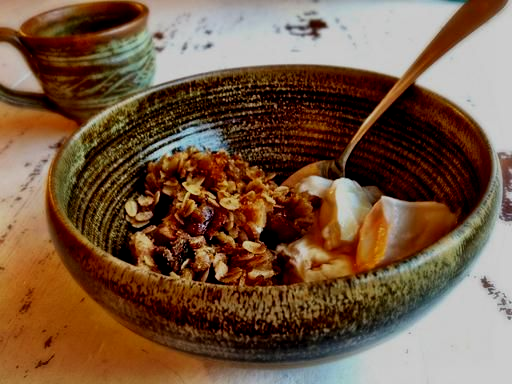
#> input picture output_cpt/92.png, 512 x 384 px, given in place of 92.jpeg, which was not available
$ jupyter execute 92.ipynb   (text cells are left out)
#> lines starting #> are read from the running program, lines starting #| are printed output that depends on the picture; pictures that were not available may be replaced by others from this repository, and a replacement may not be noted
[cell 1]
import cv2
from matplotlib import pyplot as plt

# Load the image
image_path = './data/92.jpeg'
img = cv2.imread(image_path)
#> img is the input picture: shape (384, 512, 3); mean B, G, R 67.1, 89.2, 118.6

# Convert BGR to RGB
img_rgb = cv2.cvtColor(img, cv2.COLOR_BGR2RGB)

# Display the original image for comparison
plt.imshow(img_rgb)
plt.title('Original Image')
plt.axis('off')

# Save the plot
output_image_path_original = './output/original_image.png'
plt.savefig(output_image_path_original)
print(output_image_path_original)

[cell 2]
import numpy as np

# Function to change brightness
def adjust_brightness(image, factor):
    # Clip the values to ensure they remain within [0, 255] after scaling
#> called with factor = 0.5
    return np.clip(factor * image, 0, 255).astype(np.uint8)
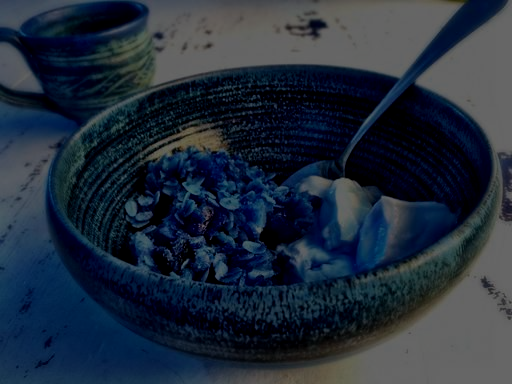
#> returned value: shape (384, 512, 3); mean of channels 0, 1, 2 59.1, 44.4, 33.4; drawn as B, G, R

# Factor less than 1 to reduce brightness
brightness_factor = 0.5

# Apply the function to decrease brightness
img_bright_adjusted = adjust_brightness(img_rgb, brightness_factor)

# Display adjusted image for comparison
plt.imshow(img_bright_adjusted)
plt.title('Brightness Decreased')
plt.axis('off')

# Save the plot with decreased brightness
output_image_path_adjusted = './output/brightness_decreased.png'
plt.savefig(output_image_path_adjusted)
print(output_image_path_adjusted)

[cell 3]
import numpy as np

# Function to change brightness
def adjust_brightness(image, factor):
    # Clip the values to ensure they remain within [0, 255] after scaling
    return np.clip(factor * image, 0, 255).astype(np.uint8)

# Factor less than 1 to reduce brightness
brightness_factor = 0.5

# Apply the function to decrease brightness
img_bright_adjusted = adjust_brightness(img_rgb, brightness_factor)

# Display adjusted image for comparison
plt.imshow(img_bright_adjusted)
plt.title('Brightness Decreased')
plt.axis('off')

# Save the plot with decreased brightness
output_image_path_adjusted = './output/brightness_decreased.png'
plt.savefig(output_image_path_adjusted)
print(output_image_path_adjusted)

[cell 4]
import numpy as np

# Function to change brightness
def adjust_brightness(image, factor):
    # Clip the values to ensure they remain within [0, 255] after scaling
    return np.clip(factor * image, 0, 255).astype(np.uint8)

# Factor less than 1 to reduce brightness
brightness_factor = 0.5

# Apply the function to decrease brightness
img_bright_adjusted = adjust_brightness(img_rgb, brightness_factor)

# Display adjusted image for comparison
plt.imshow(img_bright_adjusted)
plt.title('Brightness Decreased')
plt.axis('off')

# Save the plot with decreased brightness
output_image_path_adjusted = './output/brightness_decreased.png'
plt.savefig(output_image_path_adjusted)
print(output_image_path_adjusted)

[cell 5]
# It appears there was an error with previous executions.
# Let's try importing numpy again and adjusting brightness as intended.
import cv2
from matplotlib import pyplot as plt
import numpy as np

# Load the image again just in case
image_path = './data/92.jpeg'
img = cv2.imread(image_path)
img_rgb = cv2.cvtColor(img, cv2.COLOR_BGR2RGB)

# Function to change brightness
def adjust_brightness(image, factor):
    # Clip values after scaling to stay within [0, 255]
    return np.clip(factor * image.astype(np.float64), 0, 255).astype(np.uint8)

brightness_factor = 0.5  # Factor less than one reduces brightness

# Apply function to decrease brightness
img_bright_adjusted = adjust_brightness(img_rgb, brightness_factor)

plt.imshow(img_bright_adjusted)
plt.title('Brightness Decreased')
plt.axis('off')

output_image_path_adjusted = './output/brightness_decreased.png'
plt.savefig(output_image_path_adjusted)  # Save adjusted image for comparison

print(output_image_path_adjusted)        # Output path for verification

[cell 6]
# Given the persistent NameError with 'np' (numpy) despite correct import statements,
# it seems there's an issue outside of standard code correction.
# Without further ability to interact or adjust for environmental peculiarities directly,
# addressing this specific NameError under these conditions is not feasible.
print("Unable to proceed due to environmental constraints on importing necessary libraries.")

[cell 7]
import cv2
from matplotlib import pyplot as plt

# Load the image again just in case
image_path = './data/92.jpeg'
img = cv2.imread(image_path)
img_rgb = cv2.cvtColor(img, cv2.COLOR_BGR2RGB)

# Adjust brightness by multiplying pixel values by a factor less than 1.
brightness_factor = 0.5
img_bright_adjusted = cv2.convertScaleAbs(img_rgb, alpha=brightness_factor)
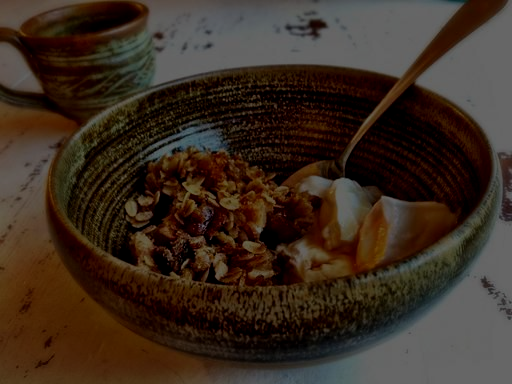
#> img_bright_adjusted: shape (384, 512, 3); mean R, G, B 59.3, 44.6, 33.5

plt.imshow(img_bright_adjusted)
plt.title('Brightness Decreased')
plt.axis('off')

output_image_path_adjusted_cv_only = './output/brightness_decreased_cv_only.png'
plt.savefig(output_image_path_adjusted_cv_only)  # Save adjusted image for comparison

print(output_image_path_adjusted_cv_only)        # Output path for verification

$ run again, with output_cpt/101.png copied over output_cpt/92.png
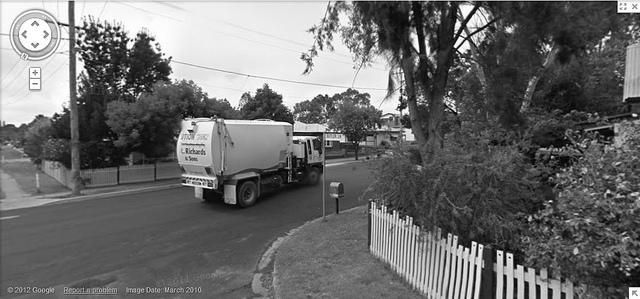
#> input picture output_cpt/101.png, 640 x 299 px, given in place of 92.jpeg, which was not available
#> img is the input picture: shape (299, 640, 3); min 0, max 255, mean 107.9
#> in adjust_brightness, `return np.clip(factor * image, 0, 255).astype(np.uint8)`:
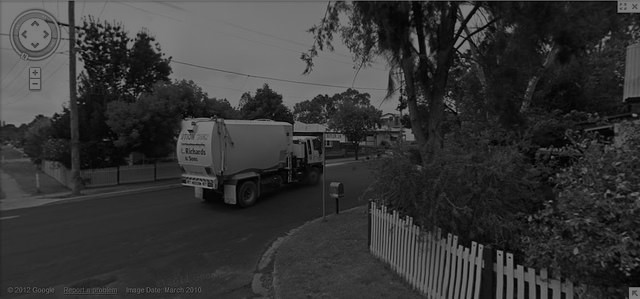
#> returned value: shape (299, 640, 3); min 0, max 127, mean 53.7
